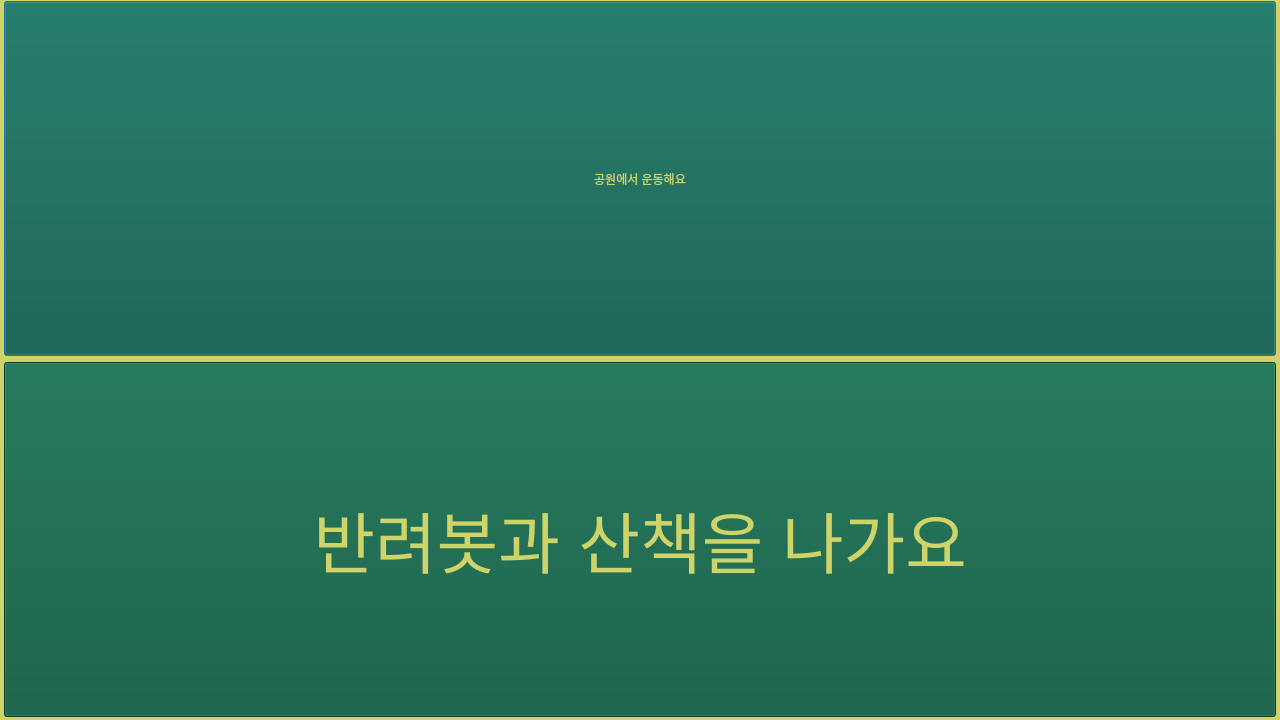
<?xml version="1.0" encoding="UTF-8"?>
<ui version="4.0">
 <class>Dialog</class>
 <widget class="QDialog" name="Dialog">
  <property name="geometry">
   <rect>
    <x>0</x>
    <y>0</y>
    <width>1280</width>
    <height>720</height>
   </rect>
  </property>
  <property name="minimumSize">
   <size>
    <width>1280</width>
    <height>720</height>
   </size>
  </property>
  <property name="windowTitle">
   <string>Dialog</string>
  </property>
  <property name="styleSheet">
   <string notr="true">background-color:rgb(206, 212, 106);
</string>
  </property>
  <widget class="QWidget" name="layoutWidget">
   <property name="geometry">
    <rect>
     <x>4</x>
     <y>1</y>
     <width>1272</width>
     <height>718</height>
    </rect>
   </property>
   <layout class="QGridLayout" name="gridLayout">
    <item row="0" column="0">
     <widget class="QPushButton" name="pushButton">
      <property name="minimumSize">
       <size>
        <width>1270</width>
        <height>355</height>
       </size>
      </property>
      <property name="styleSheet">
       <string notr="true">background-color: rgb(7, 85, 59);
color:rgb(206, 212, 106);
</string>
      </property>
      <property name="text">
       <string>공원에서 운동해요</string>
      </property>
     </widget>
    </item>
    <item row="1" column="0">
     <widget class="QPushButton" name="pushButton_2">
      <property name="minimumSize">
       <size>
        <width>1270</width>
        <height>355</height>
       </size>
      </property>
      <property name="font">
       <font>
        <pointsize>50</pointsize>
       </font>
      </property>
      <property name="styleSheet">
       <string notr="true">background-color: rgb(7, 85, 59);
color:rgb(206, 212, 106);
</string>
      </property>
      <property name="text">
       <string>반려봇과 산책을 나가요</string>
      </property>
     </widget>
    </item>
   </layout>
  </widget>
 </widget>
 <resources/>
 <connections>
  <connection>
   <sender>pushButton_2</sender>
   <signal>clicked()</signal>
   <receiver>Dialog</receiver>
   <slot>S3_2_click_open()</slot>
   <hints>
    <hint type="sourcelabel">
     <x>1189</x>
     <y>635</y>
    </hint>
    <hint type="destinationlabel">
     <x>1279</x>
     <y>678</y>
    </hint>
   </hints>
  </connection>
 </connections>
 <slots>
  <slot>slot1()</slot>
  <slot>S3_2_click_open()</slot>
 </slots>
</ui>
